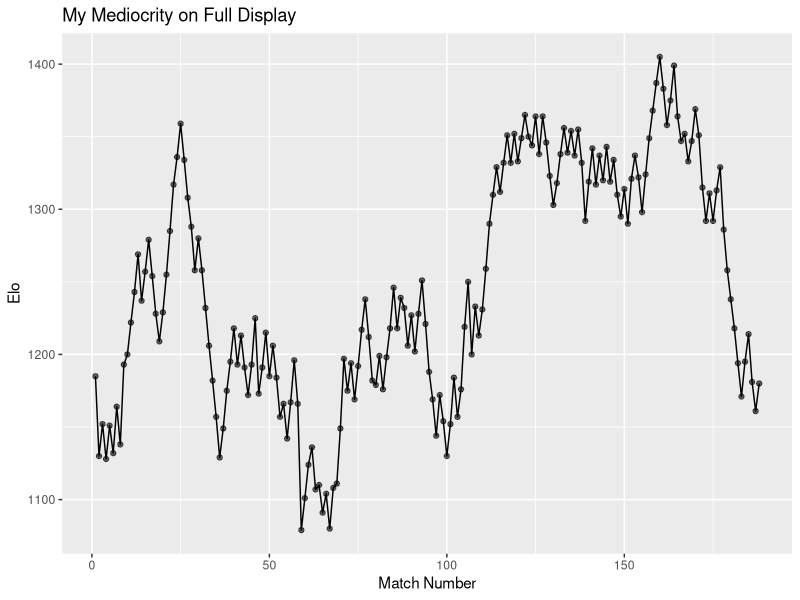

Here is the R script that generated this plot: (Note: this script raises an error after producing the figure.)
## ---- chunk 1
knitr::opts_chunk$set(echo = FALSE)
## ---- chunk 2
library(dplyr)
library(ggplot2)
library(readr)
library(here)

match_data <- read_csv(here('match-data.csv'))

match_data %>%
  filter(player_id == 'melondonkey')%>%
  arrange(match_id) %>%
  mutate(
    match_order = row_number()
  ) %>%
  ggplot(aes(x=match_order, y=elo_end)) + geom_point(alpha =.6) + geom_line() +
  ggtitle('My Mediocrity on Full Display') + 
  ylab('Elo') +
  xlab('Match Number')

## ---- chunk 3
knitr::include_graphics(here::here('team-matchups.png'))
